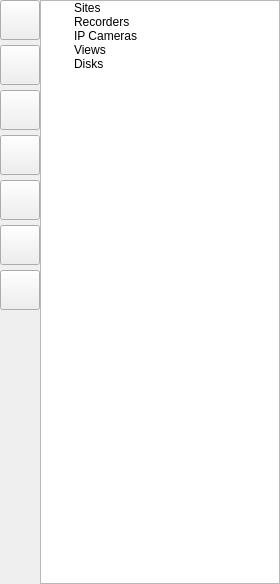
<?xml version="1.0" encoding="UTF-8"?>
<ui version="4.0">
 <class>VSCDeviceList</class>
 <widget class="QWidget" name="VSCDeviceList">
  <property name="geometry">
   <rect>
    <x>0</x>
    <y>0</y>
    <width>280</width>
    <height>584</height>
   </rect>
  </property>
  <property name="sizePolicy">
   <sizepolicy hsizetype="Preferred" vsizetype="Preferred">
    <horstretch>0</horstretch>
    <verstretch>0</verstretch>
   </sizepolicy>
  </property>
  <property name="minimumSize">
   <size>
    <width>280</width>
    <height>0</height>
   </size>
  </property>
  <property name="maximumSize">
   <size>
    <width>400</width>
    <height>16777215</height>
   </size>
  </property>
  <property name="windowTitle">
   <string/>
  </property>
  <property name="styleSheet">
   <string notr="true"/>
  </property>
  <layout class="QGridLayout" name="gridLayout">
   <item row="0" column="0">
    <layout class="QHBoxLayout" name="horizontalLayout">
     <property name="sizeConstraint">
      <enum>QLayout::SetNoConstraint</enum>
     </property>
     <item>
      <layout class="QVBoxLayout" name="verticalLayout">
       <property name="spacing">
        <number>5</number>
       </property>
       <item>
        <widget class="QPushButton" name="pbSite">
         <property name="minimumSize">
          <size>
           <width>40</width>
           <height>40</height>
          </size>
         </property>
         <property name="maximumSize">
          <size>
           <width>40</width>
           <height>40</height>
          </size>
         </property>
         <property name="text">
          <string/>
         </property>
         <property name="icon">
          <iconset resource="vscmainwindows.qrc">
           <normaloff>:/action/resources/site.png</normaloff>:/action/resources/site.png</iconset>
         </property>
         <property name="iconSize">
          <size>
           <width>40</width>
           <height>40</height>
          </size>
         </property>
        </widget>
       </item>
       <item>
        <widget class="QPushButton" name="pbRecorder">
         <property name="minimumSize">
          <size>
           <width>40</width>
           <height>40</height>
          </size>
         </property>
         <property name="maximumSize">
          <size>
           <width>40</width>
           <height>40</height>
          </size>
         </property>
         <property name="text">
          <string/>
         </property>
         <property name="icon">
          <iconset resource="vscmainwindows.qrc">
           <normaloff>:/device/resources/computer.png</normaloff>:/device/resources/computer.png</iconset>
         </property>
         <property name="iconSize">
          <size>
           <width>36</width>
           <height>36</height>
          </size>
         </property>
        </widget>
       </item>
       <item>
        <widget class="QPushButton" name="pbCamera">
         <property name="minimumSize">
          <size>
           <width>40</width>
           <height>40</height>
          </size>
         </property>
         <property name="maximumSize">
          <size>
           <width>40</width>
           <height>40</height>
          </size>
         </property>
         <property name="toolTip">
          <string>Add IP Camera</string>
         </property>
         <property name="text">
          <string/>
         </property>
         <property name="icon">
          <iconset resource="vscmainwindows.qrc">
           <normaloff>:/device/resources/camera.png</normaloff>:/device/resources/camera.png</iconset>
         </property>
         <property name="iconSize">
          <size>
           <width>40</width>
           <height>40</height>
          </size>
         </property>
        </widget>
       </item>
       <item>
        <widget class="QPushButton" name="pbSurveillance">
         <property name="minimumSize">
          <size>
           <width>40</width>
           <height>40</height>
          </size>
         </property>
         <property name="maximumSize">
          <size>
           <width>40</width>
           <height>40</height>
          </size>
         </property>
         <property name="toolTip">
          <string>Add View</string>
         </property>
         <property name="statusTip">
          <string>2</string>
         </property>
         <property name="whatsThis">
          <string>3</string>
         </property>
         <property name="text">
          <string/>
         </property>
         <property name="icon">
          <iconset resource="vscmainwindows.qrc">
           <normaloff>:/action/resources/surveillance.png</normaloff>:/action/resources/surveillance.png</iconset>
         </property>
         <property name="iconSize">
          <size>
           <width>40</width>
           <height>40</height>
          </size>
         </property>
        </widget>
       </item>
       <item>
        <widget class="QPushButton" name="pbSearch">
         <property name="minimumSize">
          <size>
           <width>40</width>
           <height>40</height>
          </size>
         </property>
         <property name="maximumSize">
          <size>
           <width>40</width>
           <height>40</height>
          </size>
         </property>
         <property name="toolTip">
          <string>Search IP Camera</string>
         </property>
         <property name="text">
          <string/>
         </property>
         <property name="icon">
          <iconset resource="vscmainwindows.qrc">
           <normaloff>:/action/resources/search.png</normaloff>:/action/resources/search.png</iconset>
         </property>
         <property name="iconSize">
          <size>
           <width>36</width>
           <height>36</height>
          </size>
         </property>
        </widget>
       </item>
       <item>
        <widget class="QPushButton" name="pbPlayback">
         <property name="minimumSize">
          <size>
           <width>40</width>
           <height>40</height>
          </size>
         </property>
         <property name="maximumSize">
          <size>
           <width>40</width>
           <height>40</height>
          </size>
         </property>
         <property name="toolTip">
          <string>Playback </string>
         </property>
         <property name="text">
          <string/>
         </property>
         <property name="icon">
          <iconset resource="vscmainwindows.qrc">
           <normaloff>:/action/resources/videosearch.png</normaloff>:/action/resources/videosearch.png</iconset>
         </property>
         <property name="iconSize">
          <size>
           <width>40</width>
           <height>40</height>
          </size>
         </property>
        </widget>
       </item>
       <item>
        <widget class="VSCDeviceTrash" name="pbTrash">
         <property name="minimumSize">
          <size>
           <width>40</width>
           <height>40</height>
          </size>
         </property>
         <property name="maximumSize">
          <size>
           <width>40</width>
           <height>40</height>
          </size>
         </property>
         <property name="toolTip">
          <string>Drop IP Camera to Here</string>
         </property>
         <property name="text">
          <string/>
         </property>
         <property name="icon">
          <iconset resource="vscmainwindows.qrc">
           <normaloff>:/action/resources/user-trash-2.png</normaloff>:/action/resources/user-trash-2.png</iconset>
         </property>
         <property name="iconSize">
          <size>
           <width>40</width>
           <height>40</height>
          </size>
         </property>
        </widget>
       </item>
       <item>
        <spacer name="verticalSpacer">
         <property name="orientation">
          <enum>Qt::Vertical</enum>
         </property>
         <property name="sizeHint" stdset="0">
          <size>
           <width>20</width>
           <height>40</height>
          </size>
         </property>
        </spacer>
       </item>
      </layout>
     </item>
     <item>
      <widget class="VSCDeviceTree" name="treeWidget">
       <property name="iconSize">
        <size>
         <width>20</width>
         <height>20</height>
        </size>
       </property>
       <property name="horizontalScrollMode">
        <enum>QAbstractItemView::ScrollPerItem</enum>
       </property>
       <property name="indentation">
        <number>30</number>
       </property>
       <property name="rootIsDecorated">
        <bool>true</bool>
       </property>
       <property name="uniformRowHeights">
        <bool>false</bool>
       </property>
       <property name="itemsExpandable">
        <bool>true</bool>
       </property>
       <property name="animated">
        <bool>true</bool>
       </property>
       <property name="wordWrap">
        <bool>false</bool>
       </property>
       <property name="headerHidden">
        <bool>true</bool>
       </property>
       <property name="expandsOnDoubleClick">
        <bool>true</bool>
       </property>
       <property name="columnCount">
        <number>1</number>
       </property>
       <attribute name="headerCascadingSectionResizes">
        <bool>true</bool>
       </attribute>
       <attribute name="headerShowSortIndicator" stdset="0">
        <bool>true</bool>
       </attribute>
       <column>
        <property name="text">
         <string>VS Cloud</string>
        </property>
       </column>
       <item>
        <property name="text">
         <string>Sites</string>
        </property>
        <property name="icon">
         <iconset resource="vscmainwindows.qrc">
          <normaloff>:/action/resources/site.png</normaloff>:/action/resources/site.png</iconset>
        </property>
       </item>
       <item>
        <property name="text">
         <string>Recorders</string>
        </property>
        <property name="icon">
         <iconset resource="vscmainwindows.qrc">
          <normaloff>:/device/resources/computer.png</normaloff>:/device/resources/computer.png</iconset>
        </property>
        <property name="flags">
         <set>ItemIsSelectable|ItemIsDragEnabled|ItemIsUserCheckable|ItemIsEnabled|ItemIsTristate</set>
        </property>
       </item>
       <item>
        <property name="text">
         <string>IP Cameras</string>
        </property>
        <property name="icon">
         <iconset resource="vscmainwindows.qrc">
          <normaloff>:/device/resources/camera.png</normaloff>:/device/resources/camera.png</iconset>
        </property>
       </item>
       <item>
        <property name="text">
         <string>Views</string>
        </property>
        <property name="icon">
         <iconset resource="vscmainwindows.qrc">
          <normaloff>:/device/resources/view.png</normaloff>:/device/resources/view.png</iconset>
        </property>
       </item>
       <item>
        <property name="text">
         <string>Disks</string>
        </property>
        <property name="icon">
         <iconset resource="vscmainwindows.qrc">
          <normaloff>:/device/resources/harddisk.png</normaloff>:/device/resources/harddisk.png</iconset>
        </property>
       </item>
      </widget>
     </item>
    </layout>
   </item>
  </layout>
 </widget>
 <layoutdefault spacing="0" margin="0"/>
 <customwidgets>
  <customwidget>
   <class>VSCDeviceTree</class>
   <extends>QTreeWidget</extends>
   <header>vscdevicetree.h</header>
  </customwidget>
  <customwidget>
   <class>VSCDeviceTrash</class>
   <extends>QPushButton</extends>
   <header>vscdevicetrash.h</header>
  </customwidget>
 </customwidgets>
 <resources>
  <include location="vscmainwindows.qrc"/>
 </resources>
 <connections/>
</ui>
